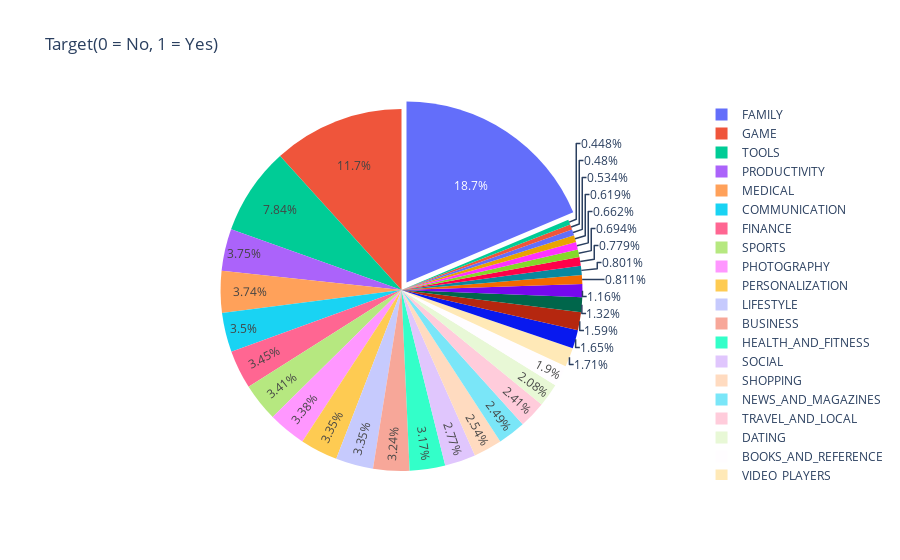

Notebook cell for this chart:
### Code cell
col = "Category"
grouped = df_apps[col].value_counts().reset_index()
grouped = grouped.rename(columns = {col : "count", "index" : col})

## plot
trace = go.Pie(labels=grouped[col], values=grouped['count'], pull=[0.05, 0])
layout = {'title': 'Target(0 = No, 1 = Yes)'}
fig = go.Figure(data = [trace], layout = layout)
iplot(fig)

### Figure 1 — Plotly figure (JSON) as saved in the notebook; plotly's stock layout.template omitted (floating-point values rounded to 4 significant figures)
{"data": [{"labels": ["FAMILY", "GAME", "TOOLS", "PRODUCTIVITY", "MEDICAL", "COMMUNICATION", "FINANCE", "SPORTS", "PHOTOGRAPHY", "PERSONALIZATION", "LIFESTYLE", "BUSINESS", "HEALTH_AND_FITNESS", "SOCIAL", "SHOPPING", "NEWS_AND_MAGAZINES", "TRAVEL_AND_LOCAL", "DATING", "BOOKS_AND_REFERENCE", "VIDEO_PLAYERS", "EDUCATION", "ENTERTAINMENT", "MAPS_AND_NAVIGATION", "FOOD_AND_DRINK", "HOUSE_AND_HOME", "WEATHER", "AUTO_AND_VEHICLES", "LIBRARIES_AND_DEMO", "ART_AND_DESIGN", "COMICS", "PARENTING", "EVENTS", "BEAUTY"], "pull": [0.05, 0], "values": [1747, 1097, 734, 351, 350, 328, 323, 319, 317, 314, 314, 303, 297, 259, 238, 233, 226, 195, 178, 160, 155, 149, 124, 109, 76, 75, 73, 65, 62, 58, 50, 45, 42], "type": "pie"}], "layout": {"title": {"text": "Target(0 = No, 1 = Yes)"}}}
